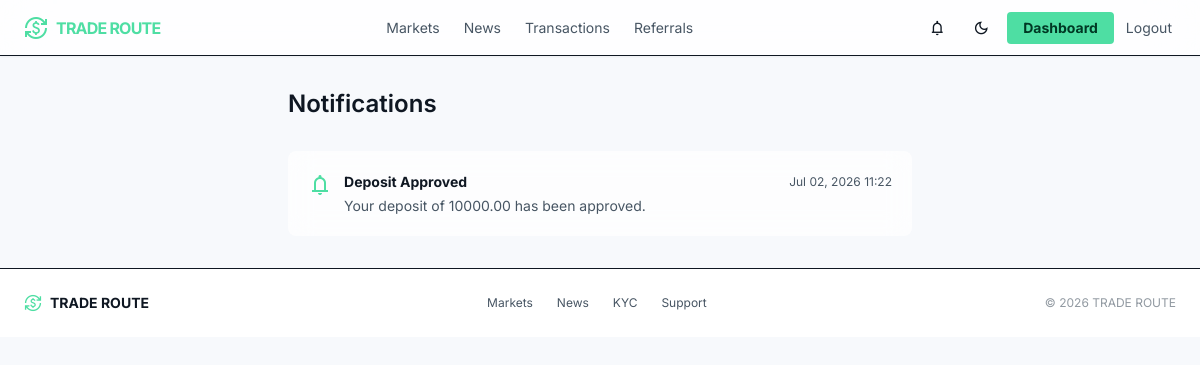
The page /notifications/ (signed in) on the database its author committed.
### core/models.py (models this page shows)
class SiteSetting(models.Model):
    site_name = models.CharField(max_length=100)
    logo = models.ImageField(upload_to="logo/", blank=True, null=True)   # <-- add blank=True, null=True
    minimum_deposit = models.DecimalField(max_digits=20, decimal_places=2)
    minimum_withdrawal = models.DecimalField(max_digits=20, decimal_places=2)
    referral_bonus = models.DecimalField(max_digits=5, decimal_places=2)
    maintenance_mode = models.BooleanField(default=False)
    support_email = models.EmailField()
    support_phone = models.CharField(max_length=30)

class Notification(models.Model):
    user = models.ForeignKey(User,on_delete=models.CASCADE)
    title = models.CharField(max_length=200)
    message = models.TextField()
    is_read = models.BooleanField(default=False)
    created_at = models.DateTimeField(auto_now_add=True)

### core/views.py (the view)
# urls.py: path("notifications/", views.notifications_view, name="notifications"),
@login_required
def notifications_view(request):
    notifications = Notification.objects.filter(user=request.user).order_by("-created_at")
    notifications.filter(is_read=False).update(is_read=True)
    return render(request, "core/notifications.html", {"notifications": notifications})

### core/context_processors.py (called while the page is built)
def site_settings(request):
    return {"site_settings": SiteSetting.objects.first()}

def notifications_badge(request):
    if request.user.is_authenticated:
        count = Notification.objects.filter(user=request.user, is_read=False).count()
    else:
        count = 0
    return {"unread_notifications_count": count}

### core/templates/core/notifications.html (shortened to what this page needs)
{% extends "core/base.html" %}
{% block content %}
<div class="max-w-2xl mx-auto px-container-padding py-stack-lg">
    <h1 class="font-display-lg text-headline-md mb-8">Notifications</h1>
    <div class="space-y-3">
        {% for n in notifications %}
        <div class="glass-panel p-5 rounded-xl {% if not n.is_read %}border-primary/40{% endif %}">
            <div class="flex items-start gap-3">
                <span class="material-symbols-outlined text-primary shrink-0 mt-0.5">
                </span>
                <div class="flex-1">
                    <div class="flex items-center justify-between gap-4 mb-1">
                        <p class="font-bold text-on-surface">{{ n.title }}</p>
                        <span class="text-on-surface-variant text-xs shrink-0">{{ n.created_at|date:"M d, Y H:i" }}</span>
                    </div>
                    <p class="text-on-surface-variant text-sm">{{ n.message }}</p>
                </div>
            </div>
        </div>
        {% empty %}
        <p class="text-on-surface-variant text-sm glass-panel p-6 rounded-xl">No notifications yet.</p>
        {% endfor %}
    </div>
</div>
{% endblock %}

### core/templates/core/base.html (shortened to what this page needs)
<!DOCTYPE html>
<html lang="en">
<head>
<script src="https://cdn.tailwindcss.com?plugins=forms,container-queries"></script>
<script id="tailwind-config">
    tailwind.config = {
        darkMode: "class",
        theme: {
            extend: {
                colors: {
                    "background": "rgb(var(--color-background) / <alpha-value>)",
                    "surface": "rgb(var(--color-surface) / <alpha-value>)",
                    "surface-container-low": "rgb(var(--color-surface-container-low) / <alpha-value>)",
                    "surface-container-lowest": "rgb(var(--color-surface-container-lowest) / <alpha-value>)",
                    "surface-bright": "rgb(var(--color-surface-bright) / <alpha-value>)",
                    "on-surface": "rgb(var(--color-on-surface) / <alpha-value>)",
                    "on-surface-variant": "rgb(var(--color-on-surface-variant) / <alpha-value>)",
                    "edge": "rgb(var(--color-edge) / <alpha-value>)",
                    "primary": "#4edea3",
                    "on-primary": "#003824",
                    "on-primary-fixed": "#002113",
                    "error": "#ffb4ab",
                    "on-tertiary-fixed-variant": "#59a7cf"
                },
                borderRadius: {
                    DEFAULT: "0.125rem",
                    lg: "0.25rem",
                    xl: "0.5rem",
                    full: "0.75rem"
                },
                spacing: {
                    "stack-sm": "8px",
                    "max-width-desktop": "1440px",
                    "stack-lg": "32px",
                    "gutter": "16px",
                    "unit": "4px",
                    "container-padding": "24px",
                    "stack-md": "16px"
                },
                fontFamily: {
                    "data-lg": ["JetBrains Mono"],
                    "data-md": ["JetBrains Mono"],
                    "body-lg": ["Inter"],
                    "label-caps": ["Inter"],
                    "display-lg": ["Inter"],
                    "headline-md": ["Inter"],
                    "body-md": ["Inter"],
                    "headline-sm": ["Inter"]
                },
                fontSize: {
                    "data-lg": ["18px", {"lineHeight": "1.2", "fontWeight": "500"}],
                    "data-md": ["14px", {"lineHeight": "1.2", "fontWeight": "500"}],
                    "body-lg": ["16px", {"lineHeight": "1.6", "fontWeight": "400"}],
                    "label-caps": ["11px", {"lineHeight": "1", "letterSpacing": "0.08em", "fontWeight": "700"}],
                    "display-lg": ["48px", {"lineHeight": "1.1", "letterSpacing": "-0.02em", "fontWeight": "700"}],
                    "headline-md": ["24px", {"lineHeight": "1.3", "fontWeight": "600"}],
                    "body-md": ["14px", {"lineHeight": "1.5", "fontWeight": "400"}],
                    "headline-sm": ["18px", {"lineHeight": "1.4", "fontWeight": "600"}]
                }
            }
        }
    };
</script>
</head>
<body class="font-body-md text-body-md selection:bg-primary/30">
<header class="fixed top-0 w-full z-50 bg-surface/80 backdrop-blur-xl border-b edge-b-10 shadow-sm flex items-center justify-between px-4 md:px-6 h-14">
    <a href="{% url 'core:landing' %}" class="flex items-center gap-2 shrink-0">
        <span class="material-symbols-outlined text-primary text-2xl" style="font-variation-settings: 'FILL' 1;">currency_exchange</span>
        <span class="font-display-lg text-sm md:text-base font-bold tracking-tighter text-primary">{{ site_settings.site_name|default:"NEON_TRADE" }}</span>
    </a>
    <nav class="hidden md:flex items-center gap-6 text-sm">
        <a class="text-on-surface-variant hover:text-primary transition-colors" href="{% url 'core:investment_plans' %}">Markets</a>
        <a class="text-on-surface-variant hover:text-primary transition-colors" href="{% url 'core:news_list' %}">News</a>
        {% if user.is_authenticated %}
        <a class="text-on-surface-variant hover:text-primary transition-colors" href="{% url 'core:transactions' %}">Transactions</a>
        <a class="text-on-surface-variant hover:text-primary transition-colors" href="{% url 'core:referral' %}">Referrals</a>
        {% endif %}
    </nav>
    <div class="flex items-center gap-2">
        {% if user.is_authenticated %}
        <a href="{% url 'core:notifications' %}" class="relative w-9 h-9 flex items-center justify-center rounded-lg edge-bg-5 transition-all" aria-label="Notifications">
            <span class="material-symbols-outlined text-on-surface text-lg">notifications</span>
        </a>
        {% endif %}
        <button id="theme-toggle" type="button" aria-label="Toggle light and dark mode"
                class="w-9 h-9 flex items-center justify-center rounded-lg edge-bg-5 transition-all">
            <span class="material-symbols-outlined text-on-surface text-lg" id="theme-toggle-icon">dark_mode</span>
        </button>
        {% if user.is_authenticated %}
            <a href="{% url 'core:dashboard' %}" class="bg-primary text-on-primary text-sm font-bold px-4 py-1.5 rounded-lg active:scale-95 transition-transform">
                Dashboard
            </a>
            <a href="{% url 'core:logout' %}" class="hidden md:block text-on-surface-variant hover:text-primary text-sm px-1 transition-all">
                Logout
            </a>
        {% endif %}
    </div>
</header>
<main class="pt-14">
{% block content %}{% endblock %}
</main>
<footer class="bg-surface-container-lowest border-t edge-b-5 w-full">
    <div class="flex flex-col sm:flex-row items-center justify-between gap-3 py-5 px-4 md:px-6 max-w-max-desktop mx-auto text-sm">
        <div class="flex items-center gap-2">
            <span class="material-symbols-outlined text-primary text-lg">currency_exchange</span>
            <span class="font-bold text-on-surface">{{ site_settings.site_name|default:"NEON_TRADE" }}</span>
        </div>
        <div class="flex flex-wrap items-center justify-center gap-x-6 gap-y-2 text-on-surface-variant text-xs">
            <a class="hover:text-primary transition-colors" href="{% url 'core:investment_plans' %}">Markets</a>
            <a class="hover:text-primary transition-colors" href="{% url 'core:news_list' %}">News</a>
            {% if user.is_authenticated %}
            <a class="hover:text-primary transition-colors" href="{% url 'core:kyc_status' %}">KYC</a>
            {% else %}
            <a class="hover:text-primary transition-colors" href="{% url 'core:login' %}">Login</a>
            {% endif %}
            {% if site_settings.support_email %}
            <a class="hover:text-primary transition-colors" href="mailto:{{ site_settings.support_email }}">Support</a>
            {% endif %}
        </div>
        <p class="text-on-surface-variant/60 text-xs">&copy; {% now "Y" %} {{ site_settings.site_name|default:"NEON_TRADE" }}</p>
    </div>
</footer>
</body>
</html>

### core/templates/core/base.html (style rules this page uses)
:root { --color-background: 247 249 252; --color-surface: 255 255 255; --color-surface-container-low: 240 243 248; --color-surface-container-lowest: 255 255 255; --color-surface-bright: 255 255 255; --color-on-surface: 15 23 34; --color-on-surface-variant: 71 85 99; --color-edge: 15 23 34; --color-panel-bg: 255, 255, 255; --color-panel-bg-alpha: 0.7; --color-panel-border-alpha: 0.08; }

### rows shown on the page
SiteSetting: site_name "TRADE ROUTE"
Notification: title "Deposit Approved", created_at "Jul 02, 2026 11:22", message "Your deposit of 10000.00 has been approved."
